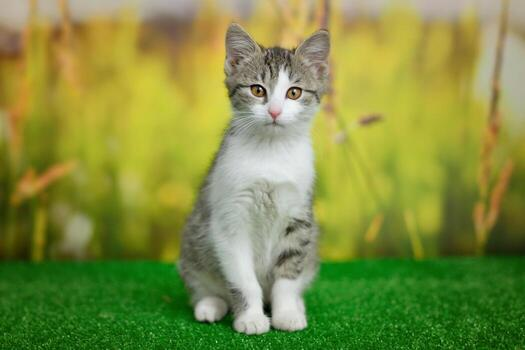
#> input picture opencv/Photos/cat.jpg, 525 x 350 px, found by its file name
$ python histogram.py
#> lines starting #> are read from the running program, lines starting #| are printed output that depends on the picture; after the words box and inside, x2 and y2 are one past the last pixel; in counts of white or black regions, pixels touching at a corner belong together
import cv2 as cv
import matplotlib.pyplot as plt
import numpy as np

img = cv.imread('/Users/vishwanathmaheshwary/opencv/learning-computer-vision/opencv/Photos/cat.jpg')
#> img is the input picture: shape (350, 525, 3); mean B, G, R 66.2, 142.5, 129.8
cv.imshow('og img', img)

blank = np.zeros(img.shape[:2], dtype='uint8')

circle = cv.circle(blank,(img.shape[1]//2, img.shape[0]//2),100,255,-1)
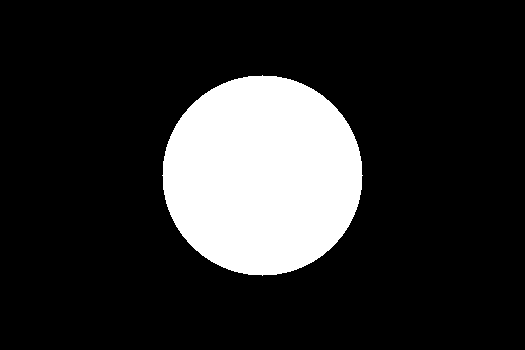
#> blank: shape (350, 525); 17.1% white; 1 white region, box (x1, y1, x2, y2) and area: (162, 75, 363, 276) 31417


# histograms basically allow u to visualize the distribution of pixel intensties in an img
# intution of pixel distribution in the img

gray = cv.cvtColor(img, cv.COLOR_BGR2GRAY)
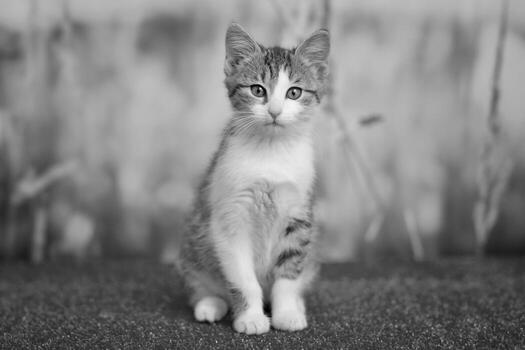
#> gray: shape (350, 525); min 0, max 249, mean 130
cv.imshow('gray', gray)

mask= cv.bitwise_and(gray,gray,mask=circle)
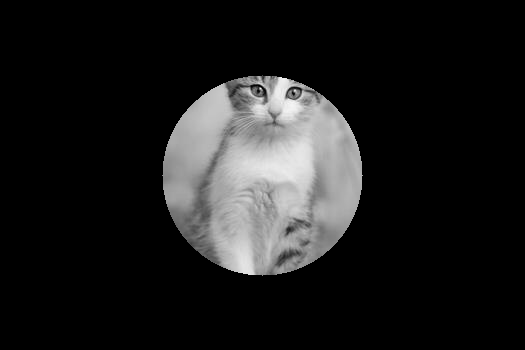
#> mask: shape (350, 525); min 0, max 249, mean 28.4

# grayscale histogram
gray_hist = cv.calcHist([gray],[0], mask,[256], [0,256])
#> gray_hist = 256 values, max 648 at index 171, min 0 at index 0, mean 122.7

cv.imshow('masked img', mask)
# no. of channels (specify the channel we want to compute a histogram)
# provide a mask - do we want to compute a histogram for a specific portion of the img?
# histSize = no. of bins that we want to use for computing the histogram
plt.figure()
plt.title('Grayscale Histogram')
plt.xlabel('Bins')
plt.ylabel('number of pixels')
plt.plot(gray_hist)
plt.xlim([0,256])
plt.show()
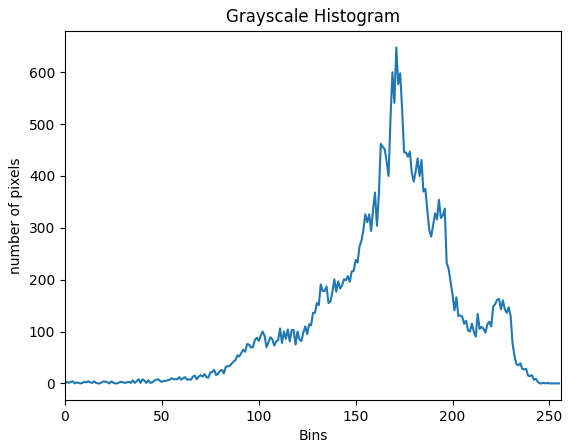
#> figure drawn by matplotlib, 1 panel; curve peaks at x = 171, y = 648

# the no. of bins across the x axis - the intervals of pixel intensities

# color histograms
maskC = cv.bitwise_and(img,img,mask=circle)
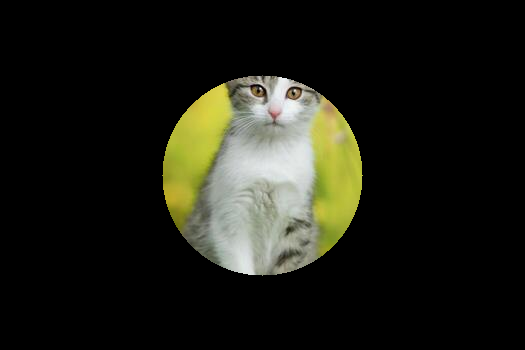
#> maskC: shape (350, 525, 3); mean B, G, R 21.1, 29.6, 29
cv.imshow('masked color img', maskC)


plt.figure()
plt.title('Color Histogram')
plt.xlabel('Bins')
plt.ylabel('number of pixels')
colors = ('b','g','r')
for i,col in enumerate(colors):
    hist = cv.calcHist([img],[i], None,[256],[0,256])
    plt.plot(hist,color = col)
    plt.xlim([0,256])

plt.show()
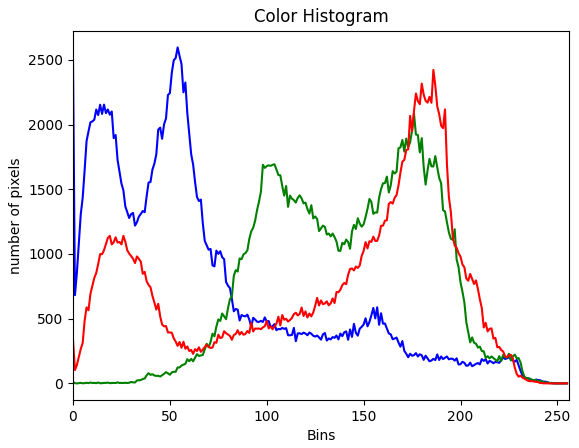
#> figure drawn by matplotlib, 1 panel; curve peaks at x = 54, y = 2596; curve peaks at x = 176, y = 2082; curve peaks at x = 186, y = 2422

cv.waitKey(0)
